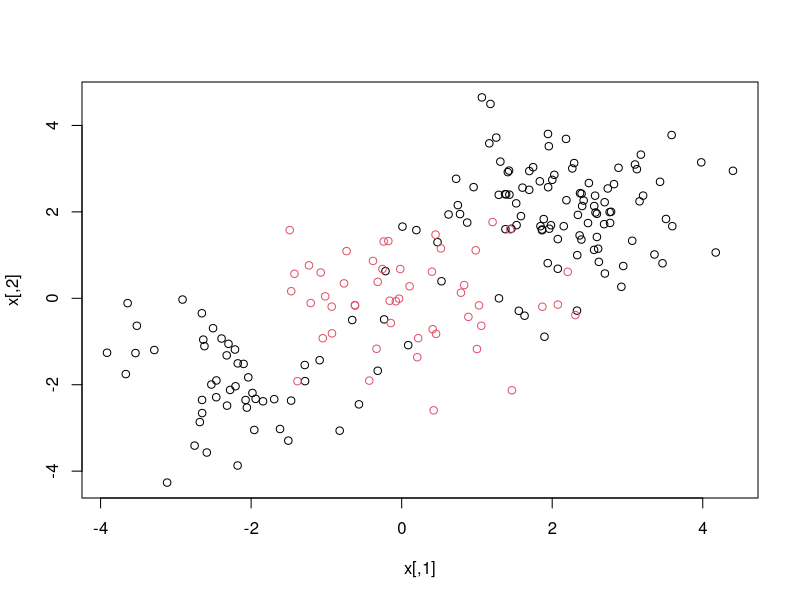
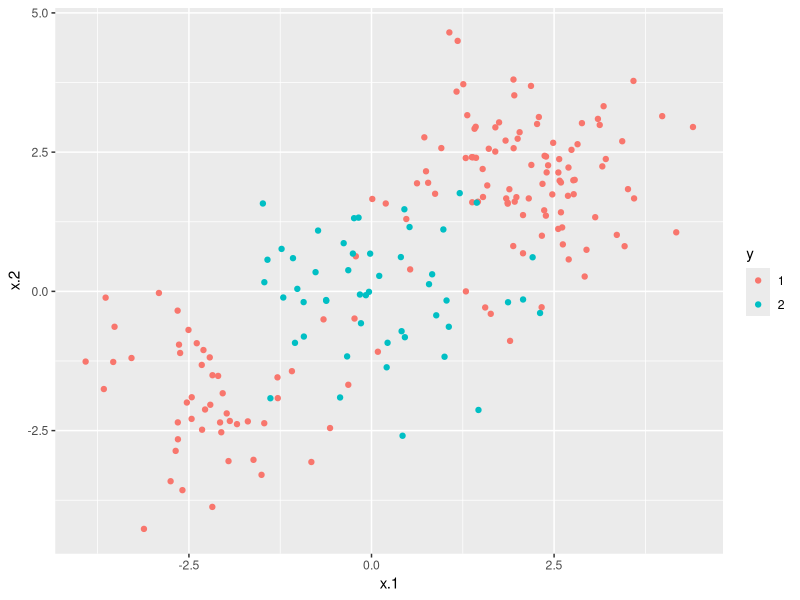

The R script that drew these images, in order: (Note: this script raises an error after producing the figures.)
### Support Vector Machine ###
library(ggplot2)
set.seed (1)
x=matrix(rnorm(200*2), ncol=2)

# Make the first 150 samples encompass the last 50 samples, so that it is not linearly separable 
x[1:100,]=x[1:100,]+2
x[101:150,]=x[101:150,]-2
y=c(rep(1,150),rep(2,50))
dat=data.frame(x=x,y=as.factor(y))

# Plot the data
plot(x, col = y)

# Or use ggplot which is nicer :O:O
p1 <- ggplot(dat, aes(x=x.1, y=x.2))
p2 <- p1 + geom_point(aes(color = y)) ; p2

# Now lets split our data into train and test
train.index <- sample(200, 100)

# Now we fit a model, noting here that we use a radial kernel 
svm.fit <- svm(y~., data = dat[train.index,], kernel = "radial", gamma = 1, cost = 1)
summary(svm.fit)

# We see here that there are a fair amount of training errors
plot(svm.fit, dat[train.index,])

# Lets try a model that has a higher cost => we try to fit the training data better => thinner margin => may overfit
svm.fit <- svm(y~., data = dat[train.index,], kernel ="radial", gamma = 1, cost = 1e5)

# We see here that there are practically no errors, but the decision boundary looks very weird, and is most likely overfitting
plot(svm.fit, dat[train.index,])

# Now as in support vector classifiers we can use the tune method in e1071 
set.seed(1)
tune.out=tune(svm, y~., data=dat[train.index,], kernel="radial",
              ranges=list(cost=c(0.1,1,10,100,1000),
                          gamma=c(0.5,1,2,3,4) ))
summary(tune.out)

# Lets predict the test set
y.pred <- predict(tune.out$best.model, dat[-train.index,])
dim(dat[-train.index,])

# Lets see the accuracy of the model with the lowest error
table(true=dat[-train.index,"y"], pred=predict(tune.out$best.model, dat[-train.index ,]))

# Now lets plot the ROC Curves
install.packages("ROCR")
library(ROCR)
rocplot <- function(pred,truth,...) {
  predob <- prediction(pred, truth)
  perf <- performance(predob, "tpr", "fpr")
  plot(perf,...)
}
svm.fit.opt <- svm(y~., data=dat[train.index,], kernel="radial", gamma = 2, cost = 1, decision.values = TRUE)
fitted <- attributes(predict(svm.fit.opt, dat[train.index,], decision.values=TRUE))$decision.values
attributes(predict(svm.fit.opt, dat[train.index,], decision.values=TRUE))
rocplot(fitted, dat[train.index,"y"], main = "Training Data")
